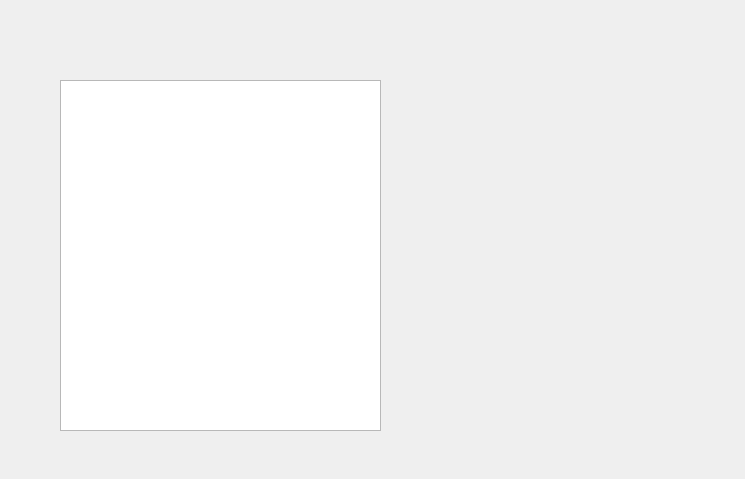
<?xml version="1.0" encoding="UTF-8"?>
<ui version="4.0">
 <class>Dialog</class>
 <widget class="QDialog" name="Dialog">
  <property name="geometry">
   <rect>
    <x>0</x>
    <y>0</y>
    <width>745</width>
    <height>479</height>
   </rect>
  </property>
  <property name="windowTitle">
   <string>Dialog</string>
  </property>
  <widget class="QTextEdit" name="te_1">
   <property name="geometry">
    <rect>
     <x>60</x>
     <y>80</y>
     <width>321</width>
     <height>351</height>
    </rect>
   </property>
  </widget>
 </widget>
 <resources/>
 <connections/>
</ui>
